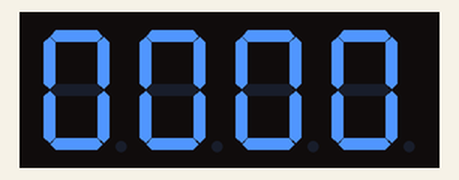
This sketch was run on a simulated Arduino Uno, built with avr-gcc and run on an emulated ATmega328P. Parts: 4-digit seven-segment display.

Above: at 0.1 s.
At 7.2 s:
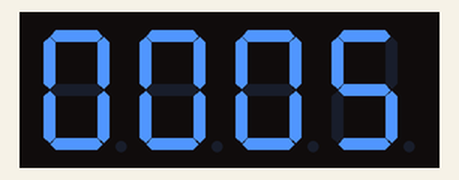
At 16.0 s:
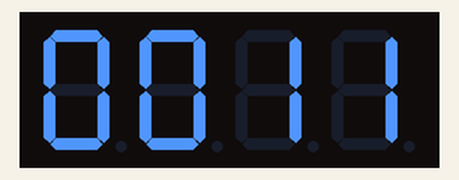
At 21.6 s:
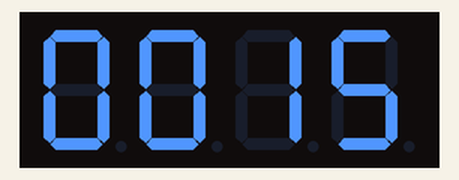
At 28.8 s:
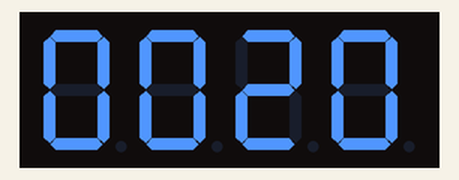
At 37.6 s:
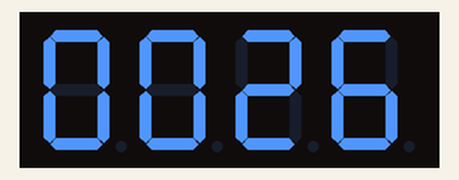

The sketch:

_327seven1.ino
```cpp
#include "SevSeg.h"
SevSeg sevseg; //Instantiate a seven segment controller object
  int Hour=0,Min=0;
  int step=1;
void setup()
{
  //Serial.begin(9600);
  byte numDigits = 4;
  byte digitPins[] = {5, 4, 3, 2};
  byte segmentPins[] = {6, 7, 8, 9, 10, 11, 12, 13};
  sevseg.begin(COMMON_CATHODE, numDigits,digitPins,segmentPins);
}

void loop()
{
    sevseg.setNumber(Hour*100+Min,4);
    for(int i=0;i<10000;i++)
    {
      sevseg.refreshDisplay();
    }
    Min=Min+1;
    if(Min==60)
    {
      Min=0;
      if(Hour==23)
      Hour=0;
      else
      Hour++;
    }
}
```

Measured:
- what the display in image 2 shows lasts 1.5 s, from 15.9 s to 17.4 s
